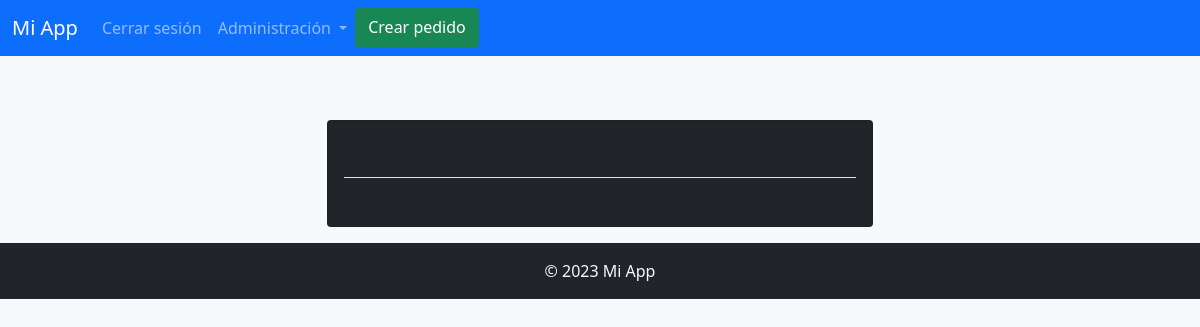
The page /admin/pedidos (signed in) on the database as committed earlier.
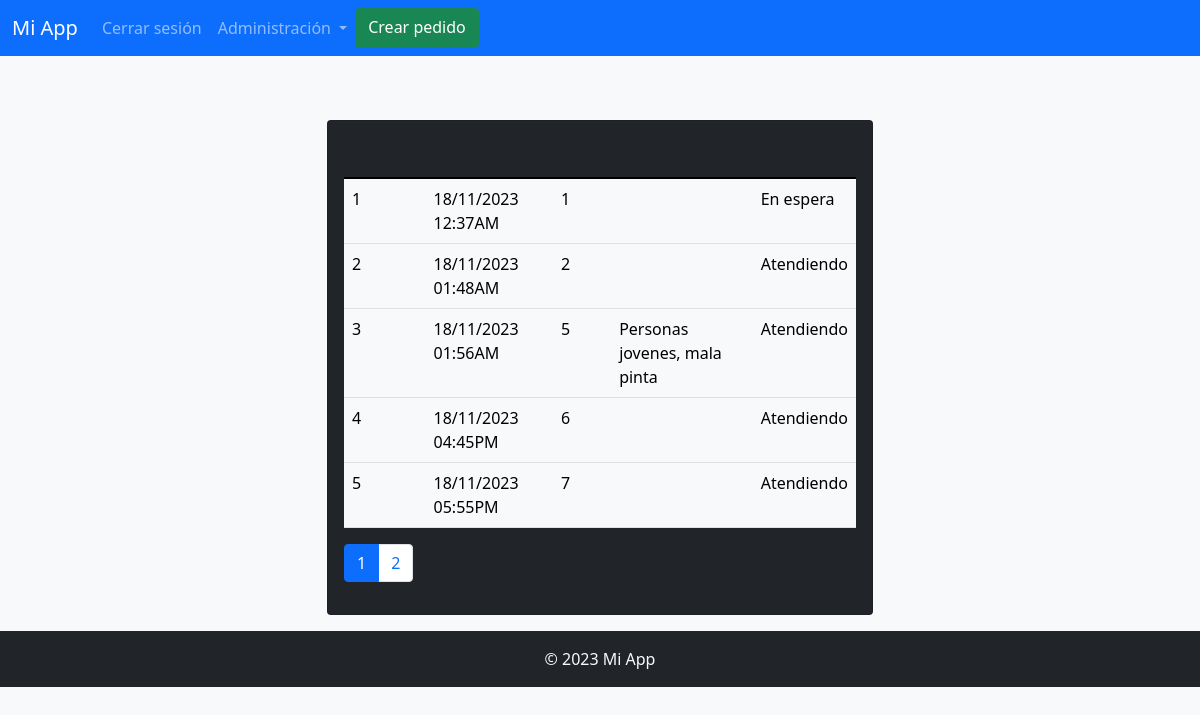
The same page on the database as committed later.
### models/Pedido.py (models this page shows)
class Pedido(db.Model):
  id = db.Column(db.Integer, primary_key=True)
  fecha = db.Column(db.DateTime, nullable=False, default=datetime.utcnow)
  mesa = db.Column(db.Integer, db.ForeignKey('mesa.id'), nullable=False)
  detalle = db.Column(db.String(200), nullable=True)
  estado = db.Column(db.String(20), nullable=False)

### models/Mesa.py (models this page shows)
class Mesa(db.Model):
  id = db.Column(db.Integer, primary_key=True)
  numero = db.Column(db.Integer, unique=True, nullable=False)
  capacidad = db.Column(db.Integer, nullable=False)
  estado = db.Column(db.String(20), nullable=False)
  ocupada = db.Column(db.Boolean, nullable=False)

### routes/gestion/pedido.py (the view)
@pedido.route('/admin/pedidos', methods=['GET'])
@login_required
def ver_todos():
  pagina = request.args.get('pagina', 1, type=int)
  estado = request.args.get('estado', 0, type=int)
  pedidos_por_pagina = request.args.get('elementos', 5, type=int)
  if estado == 0:
      pedidos_filtrados_paginados = Pedido.query.paginate(page=pagina, per_page=pedidos_por_pagina, error_out=False)
  else:
      estados = {1: 'En espera', 2: 'Atendiendo', 3: 'Atendido', 4: 'Preparando', 5: 'Finalizado'}
      estado_final = estados.get(estado, '')
      pedidos_filtrados_paginados = Pedido.query.filter_by(estado=estado_final).paginate(page=pagina, per_page=pedidos_por_pagina, error_out=False)
  def obtener_numero_mesa(id_mesa):
    mesa = Mesa.query.get(id_mesa)
    return mesa.numero if mesa else 'Mesa no encontrada'
  def formatear_fecha(fecha):
    return fecha.strftime('%d/%m/%Y %I:%M%p') if fecha else ''
  return render_template('admin/pedidos.html', pedidos_filtrados_paginados=pedidos_filtrados_paginados, obtener_numero_mesa=obtener_numero_mesa, formatear_fecha=formatear_fecha)

### models/User.py (called while the page is built)
@login_manager.user_loader
def load_user(user_id):
  return User.query.get(int(user_id))

### templates/admin/pedidos.html (shortened to what this page needs)
{% extends "base.html" %}
{% block content %}
<div class="row justify-content-center">
  <div class="col-lg-6 col-md-12">
    <div class="card bg-dark text-light mt-5">
      <div class="card-body">
        <div class="table-responsive">
          <table class="table">
            <thead class="thead-light">
              <tr>
                <th>Número</th>
                <th>Fecha</th>
                <th>Mesa</th>
                <th>Detalle</th>
                <th>Estado</th>
              </tr>
            </thead>
            <tbody class="table-light">
              {% for pedido in pedidos_filtrados_paginados %}
              <tr>
                <td>
                  {{ pedido.id }}
                </td>
                <td>
                  {{ formatear_fecha(pedido.fecha) }}
                </td>
                <td>
                  {{ obtener_numero_mesa(pedido.mesa) }}
                </td>
                <td>
                  {{ pedido.detalle }}
                </td>
                <td>
                  {{ pedido.estado }}
                </td>
              </tr>
              {% endfor %}
            </tbody>
          </table>
          <ul class="pagination">
            {% for pag_num in pedidos_filtrados_paginados.iter_pages() %}
                {% if pag_num %}
                    {% if pedidos_filtrados_paginados.page == pag_num %}
                        <li class="page-item active"><span class="page-link">{{ pag_num }}</span></li>
                    {% else %}
                        <li class="page-item">
                          <a class="page-link" href="{{ url_for('pedido.ver_todos', pagina=pag_num, elementos=pedidos_filtrados_paginados.per_page, estado=request.args.get('estado')) }}">{{ pag_num }}</a>
                        </li>
                    {% endif %}
                {% else %}
                    <span class="ellipsis">...</span>
                {% endif %}
            {% endfor %}
        </ul>
        </div>
      </div>
    </div>
  </div>
</div>
{% endblock %}

Rows that differ between the two databases and show on the page:
added Pedido: id "1", fecha "18/11/2023 12:37AM", mesa.numero "1", estado "En espera"
added Pedido: id "2", fecha "18/11/2023 01:48AM", mesa.numero "2", estado "Atendiendo"
added Pedido: id "3", fecha "18/11/2023 01:56AM", mesa.numero "5", detalle "Personas jovenes, mala pinta", estado "Atendiendo"
added Pedido: id "4", fecha "18/11/2023 04:45PM", mesa.numero "6", estado "Atendiendo"
added Pedido: id "5", fecha "18/11/2023 05:55PM", mesa.numero "7", estado "Atendiendo"
Other text that changed with them:
new list line: "1"
new list line: "2"
